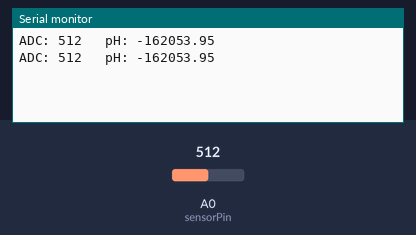
The sketch below on a simulated Arduino Uno, built with avr-gcc and run on an emulated ATmega328P. Shown: the last lines printed to the serial monitor. The inputs (shaded band) are chosen by the test bench; at power-on: A0 (sensorPin) = 512.

Above: at 1.8 s.
1.9 s: A0 (sensorPin) set to 716
At 2.8 s:
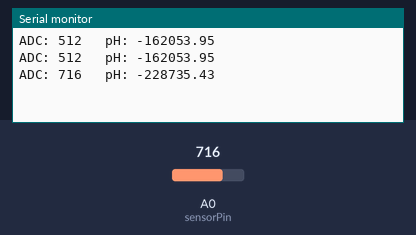
3.4 s: A0 (sensorPin) set to 900
At 4.4 s:
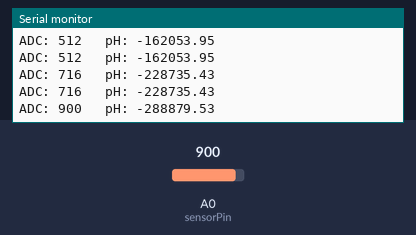
Timing chart, 0 to 6.4 s (numbered marks = the images above; inputs shaded):
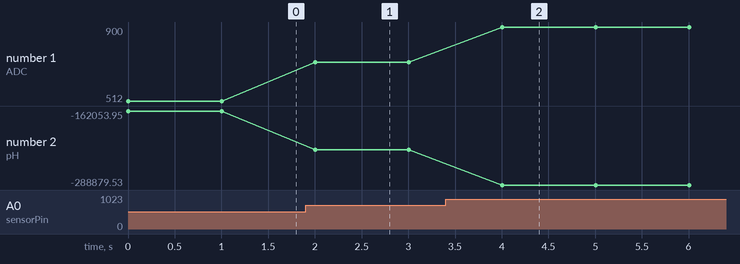

Measured:
- after the input at 1.9 s, the serial monitor: prints a new line after 0.10 s (image 1)
- after the input at 3.4 s, the serial monitor: prints a new line after 0.60 s (image 2)
- plotted number 1: 512 → 716 after the input at 1.9 s, 716 → 900 after the input at 3.4 s
- plotted number 2: -162053.95 → -228735.43 after the input at 1.9 s, -228735.43 → -288879.53 after the input at 3.4 s

The sketch:

Kalibarasi_PH2.ino
```cpp
const int sensorPin = A0; // Pin AO sebagai input analog
const float slope = -326.87; // Gradien dari rumus yang kita hitung sebelumnya
const float intercept = 5303.48; // Intersep dari rumus yang kita hitung sebelumnya

void setup() {
  Serial.begin(9600); // Mulai komunikasi serial dengan baud rate 9600
}

void loop() {
  int sensorValue = analogRead(sensorPin); // Baca nilai analog dari sensor pH
  float pHValue = calculatepH(sensorValue); // Hitung nilai pH berdasarkan nilai ADC

  Serial.print("ADC: ");
  Serial.print(sensorValue);
  Serial.print("   pH: ");
  Serial.println(pHValue);

  delay(1000); // Tunda 1 detik sebelum membaca nilai lagi
}

float calculatepH(int adcValue) {
  float pH = slope * adcValue + intercept; // Hitung nilai pH menggunakan rumus yang telah ditentukan
  return pH;
}
```
